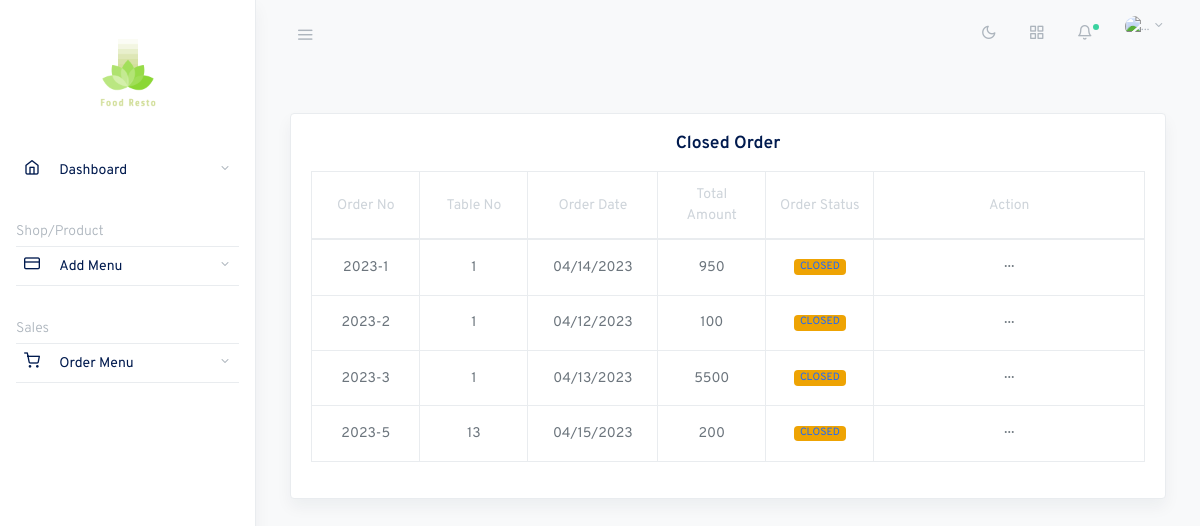
The app's page /Order/Close_Order with its own data.
### Order/models.py (models this page shows)
class Order_detail(models.Model):
    Table_number = models.IntegerField(null=False)
    Number_Of_Person = models.IntegerField(null=False)
    Discount = models.IntegerField(default=0)
    item0 = models.CharField(max_length=300)
    item_rate0 = models.IntegerField(null = False)
    item_qty0 = models.IntegerField(default=0)
    item_total0 = models.IntegerField(null = False)
    item1 = models.CharField(max_length=300)
    item_rate1 = models.IntegerField(null = False)
    item_qty1 = models.IntegerField(default=0)
    item_total1 = models.IntegerField(null = False)
    item2 = models.CharField(max_length=300)
    item_rate2 = models.IntegerField(null = False)
    item_qty2 = models.IntegerField(default=0)
    item_total2 = models.IntegerField(null = False)
    item3 = models.CharField(max_length=300)
    item_rate3 = models.IntegerField(null = False)
    item_qty3 = models.IntegerField(default=0)
    item_total3 = models.IntegerField(null = False)
    item4 = models.CharField(max_length=300)
    item_rate4 = models.IntegerField(null = False)
    item_qty4 = models.IntegerField(default=0)
    item_total4 = models.IntegerField(null = False)
    item5 = models.CharField(max_length=300)
    item_rate5 = models.IntegerField(null = False)
    item_qty5 = models.IntegerField(default=0)
    item_total5 = models.IntegerField(null = False)
    item6 = models.CharField(max_length=300)
    item_rate6 = models.IntegerField(null = False)
    item_qty6 = models.IntegerField(default=0)
    item_total6 = models.IntegerField(null = False)
    item7 = models.CharField(max_length=300)
    item_rate7 = models.IntegerField(null = False)
    item_qty7 = models.IntegerField(default=0)
    item_total7 = models.IntegerField(null = False)
    item8 = models.CharField(max_length=300)
    item_rate8 = models.IntegerField(null = False)
    item_qty8 = models.IntegerField(default=0)
    item_total8 = models.IntegerField(null = False)
    item8 = models.CharField(max_length=300)
    item_rate8 = models.IntegerField(null = False)
    item_qty8 = models.IntegerField(default=0)
    item_total8 = models.IntegerField(null = False)
    item9 = models.CharField(max_length=300)
    item_rate9 = models.IntegerField(null = False)
    item_qty9 = models.IntegerField(default=0)
    item_total9 = models.IntegerField(null = False)
    total = models.IntegerField()
    Order_date = models.DateTimeField()
    Order_Status = models.CharField(max_length=30,choices=Order_State,default='OPEN')

### Order/views.py (the view)
# urls.py: path('Order/Close_Order',Close_order,name='Close_order'),
def Close_order(request):
    orders = Create_order.objects.all()
    return render(request,"Order/Close_order.html",{'orders':orders,})

### templates/Order/Close_order.html (shortened to what this page needs)
{% extends "index.html" %}
{% block main %}
<main role="main" class="main-content">
    <div class="container-fluid">
        <div class="row justify-content-center">
            <div class="col-12 my-4">
                <div class="card shadow">
                    <div class="card-body text-center">
                        <h5 class="card-title">Closed Order</h5>
                        <table class="table table-hover table-bordered text-center">
                            <thead>
                                <tr>
                                    <th width="10%">Order No</th>
                                    <th width="10%">Table No</th>
                                    <th width="10%">Order Date</th>
                                    <th width="10%">Total Amount</th>
                                    <th width="10%">Order Status</th>
                                    <th width="25%">Action</th>
                                </tr>
                            </thead>
                            <tbody>
                                {% for od in orders  %}
                                {% if od.Order_Status == 'CLOSED' %}
                                <tr>
                                    <td>{{od.Order_date|date:"Y"}}-{{od.id}}</td>
                                    <td>{{od.Table_number}}</td>
                                    <td>{{od.Order_date|date:"SHORT_DATE_FORMAT"}}</td>
                                    <td>{{od.total}}</td>
                                    <td><span class="badge badge-pill badge-warning"><a
                                        href="#">{{od.Order_Status}}</a></span></td>
                                        <td><button class="btn btn-sm dropdown-toggle more-horizontal" type="button" data-toggle="dropdown" aria-haspopup="true" aria-expanded="false">
                                          </button>
                                        </td>
                                </tr>
                                {% endif %}
                                {% endfor %}
                            </tbody>
                        </table>
                    </div>
                </div>
            </div>
        </div>
    </div>
</main>
{% endblock main %}

### templates/index.html (shortened to what this page needs)
<!doctype html>
<html lang="en">
  <head>
    {% load static %}
    <link rel="stylesheet" href="{% static 'css/simplebar.css' %}">
    <link rel="stylesheet" href="{% static 'css/feather.css' %}">
    <link rel="stylesheet" href="{% static 'css/select2.css' %}">
    <link rel="stylesheet" href="{% static 'css/dropzone.css' %}">
    <link rel="stylesheet" href="{% static 'css/uppy.min.css' %}">
    <link rel="stylesheet" href="{% static 'css/jquery.steps.css' %}">
    <link rel="stylesheet" href="{% static 'css/jquery.timepicker.css' %}">
    <link rel="stylesheet" href="{% static 'css/quill.snow.css' %}">
    <link rel="stylesheet" href="{% static 'css/daterangepicker.css' %}">
    <link rel="stylesheet" href="{% static 'css/app-light.css' %}" id="lightTheme">
    <link rel="stylesheet" href="{% static 'css/app-dark.css' %}" id="darkTheme" disabled>
  </head>
  <body class="vertical  light  ">
    <div class="wrapper">
    <nav class="topnav navbar navbar-light">
        <button type="button" class="navbar-toggler text-muted mt-2 p-0 mr-3 collapseSidebar">
            <i class="fe fe-menu navbar-toggler-icon"></i>
        </button>
        <ul class="nav">
            <li class="nav-item">
                <a class="nav-link text-muted my-2" href="#" id="modeSwitcher" data-mode="light">
                    <i class="fe fe-sun fe-16"></i>
                </a>
            </li>
            <li class="nav-item">
                <a class="nav-link text-muted my-2" href="./#" data-toggle="modal" data-target=".modal-shortcut">
                    <span class="fe fe-grid fe-16"></span>
                </a>
            </li>
            <li class="nav-item nav-notif">
                <a class="nav-link text-muted my-2" href="./#" data-toggle="modal" data-target=".modal-notif">
                    <span class="fe fe-bell fe-16"></span>
                    <span class="dot dot-md bg-success"></span>
                </a>
            </li>
            <li class="nav-item dropdown">
                <a class="nav-link dropdown-toggle text-muted pr-0" href="#" id="navbarDropdownMenuLink" role="button"
                    data-toggle="dropdown" aria-haspopup="true" aria-expanded="false">
                    <span class="avatar avatar-sm mt-2">
                        <img src="https://getbootstrap.com/docs/5.0/assets/img/favicons/favicon.ico" alt="..." class="avatar-img rounded-circle">
                    </span>
                </a>
            </li>
        </ul>
    </nav>
    <aside class="sidebar-left border-right bg-white shadow" id="leftSidebar" data-simplebar>
        <nav class="vertnav navbar navbar-light">
            <div class="w-100 mb-4 d-flex">
                <a class="navbar-brand mx-auto mt-2 flex-fill text-center" href="/">
                    <img src="{% static 'Brand.png' %}" alt="" width="auto" height="100px">
                </a>
            </div>
            <ul class="navbar-nav flex-fill w-100 mb-2">
                <li class="nav-item dropdown">
                    <a href="#dashboard" data-toggle="collapse" aria-expanded="false" class="dropdown-toggle nav-link">
                        <i class="fe fe-home fe-16"></i>
                        <span class="ml-3 item-text">Dashboard</span><span class="sr-only">(current)</span>
                    </a>
                </li>
            </ul>
            <p class="text-muted nav-heading mt-4 mb-1">
                <span>Shop/Product</span>
            </p>
            <ul class="navbar-nav flex-fill w-100 mb-2 border-bottom border-top">
                <li class="nav-item dropdown">
                    <a href="#forms" data-toggle="collapse" aria-expanded="false" class="dropdown-toggle nav-link">
                        <i class="fe fe-credit-card fe-16"></i>
                        <span class="ml-3 item-text">Add Menu</span>
                    </a>
                </li>
            </ul>
            <p class="text-muted nav-heading mt-4 mb-1">
              <span>Sales</span>
          </p>
          <ul class="navbar-nav flex-fill w-100 mb-2 border-bottom border-top">
              <li class="nav-item dropdown">
                  <a href="#ui-elements" data-toggle="collapse" aria-expanded="false"
                      class="dropdown-toggle nav-link">
                      <i class="fe fe-shopping-cart fe-16"></i>
                      <span class="ml-3 item-text">Order Menu</span>
                  </a>
              </li>
          </ul>
        </nav>
    </aside>
   {% block main %}
   {% endblock main %}
</div>
  </body>
</html>

### static/css/simplebar.css (style rules this page uses)
[data-simplebar] { position: relative; flex-direction: column; flex-wrap: wrap; justify-content: flex-start; align-content: flex-start; align-items: flex-start; }

### static/css/feather.css (style rules this page uses)
.fe { font-family: "feather" !important; speak: none; font-style: normal; font-weight: normal; font-variant: normal; text-transform: none; line-height: 1; -webkit-font-smoothing: antialiased; -moz-osx-font-smoothing: grayscale; }
.fe-16 { font-size: 16px; }
.fe-bell:before { content: ""; }
.fe-credit-card:before { content: ""; }
.fe-grid:before { content: ""; }
.fe-home:before { content: ""; }
.fe-menu:before { content: ""; }
.fe-shopping-cart:before { content: ""; }
.fe-sun:before { content: ""; }

### records on screen
Order_detail: Order_date "2023", id "1", Table_number "1", Order_date "04/14/2023", total "950", Order_Status "CLOSED"
Order_detail: Order_date "2023", id "2", Table_number "1", Order_date "04/12/2023", total "100", Order_Status "CLOSED"
Order_detail: Order_date "2023", id "3", Table_number "1", Order_date "04/13/2023", total "5500", Order_Status "CLOSED"
Order_detail: Order_date "2023", id "5", Table_number "13", Order_date "04/15/2023", total "200", Order_Status "CLOSED"
